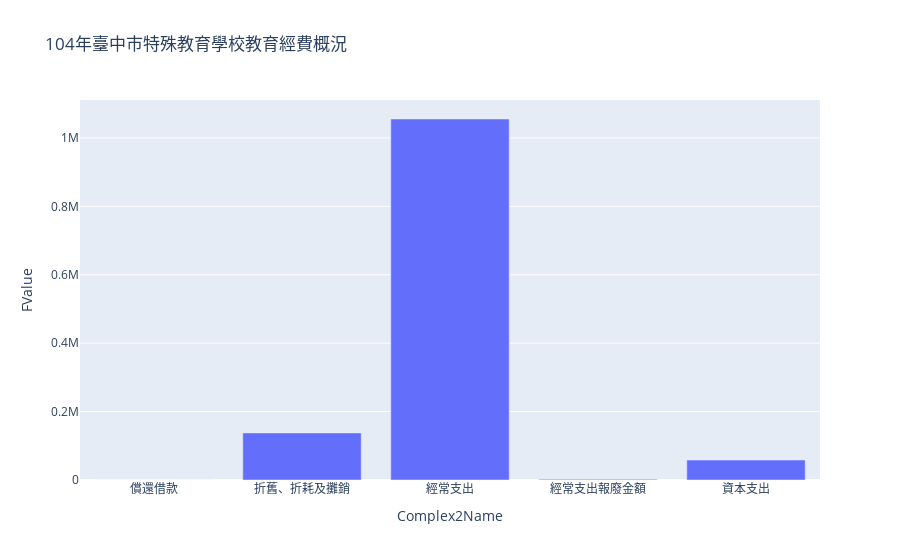

The notebook cell saved with this chart:
### Code cell
import plotly.express as px
fig = px.bar(new104, x='Complex2Name', y='FValue', title="104年臺中市特殊教育學校教育經費概況")
fig.show()

### Figure 1 — Plotly figure (JSON) as saved in the notebook; plotly's stock layout.template omitted (floating-point values rounded to 4 significant figures)
{"data": [{"alignmentgroup": "True", "hovertemplate": "Complex2Name=%{x}<br>FValue=%{y}<extra></extra>", "legendgroup": "", "marker": {"color": "#636efa", "pattern": {"shape": ""}}, "name": "", "offsetgroup": "", "orientation": "v", "showlegend": false, "textposition": "auto", "type": "bar", "x": ["償還借款", "折舊、折耗及攤銷", "經常支出", "經常支出報廢金額", "資本支出"], "xaxis": "x", "y": [0, 137664, 1055292, 2038, 58328], "yaxis": "y"}], "layout": {"barmode": "relative", "legend": {"tracegroupgap": 0}, "title": {"text": "104年臺中市特殊教育學校教育經費概況"}, "xaxis": {"anchor": "y", "domain": [0, 1], "title": {"text": "Complex2Name"}}, "yaxis": {"anchor": "x", "domain": [0, 1], "title": {"text": "FValue"}}}}
